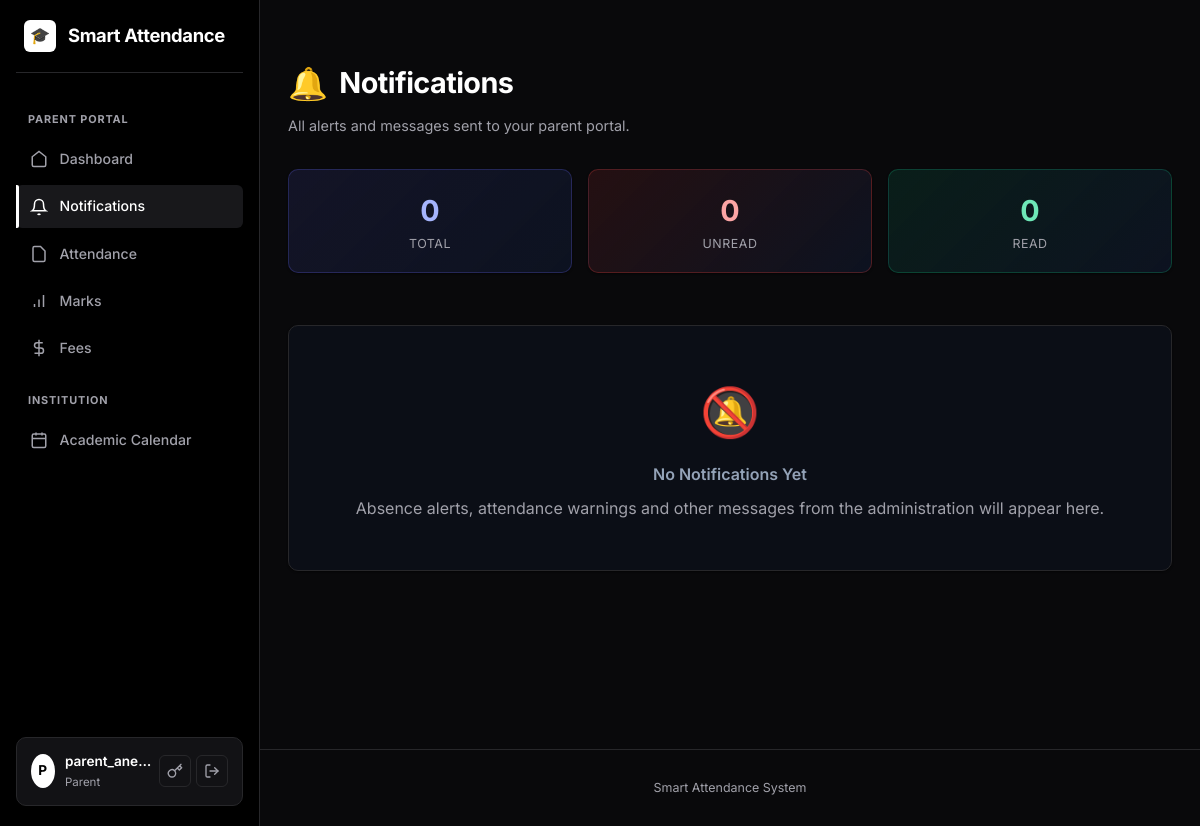
The app's page /parent/notifications (signed in), older data.
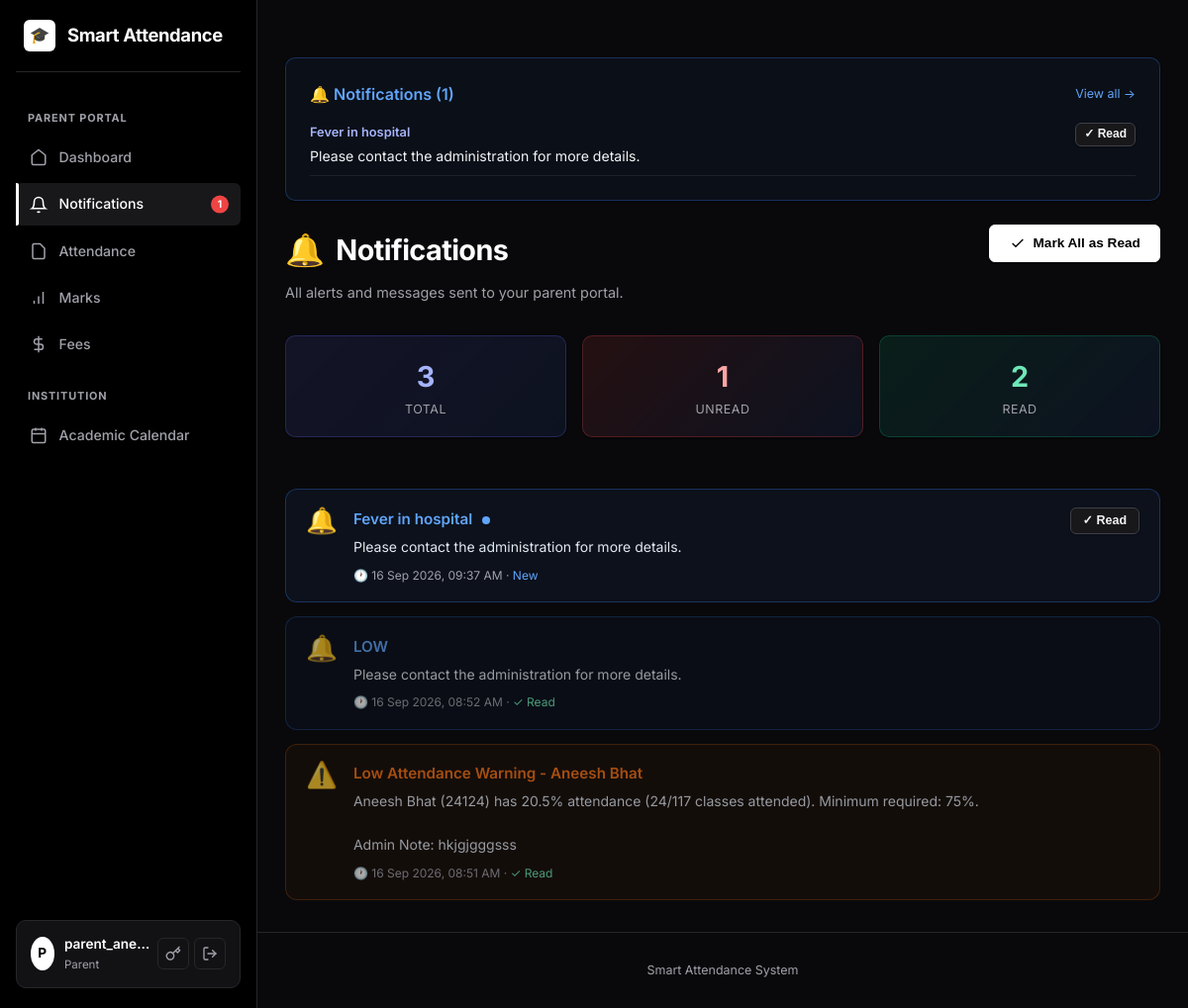
The same page, newer data.
### models.py (models this page shows, shortened)
class User(UserMixin, db.Model):
    __tablename__ = "users"
    id = db.Column(db.Integer, primary_key=True)
    username = db.Column(db.String(80), unique=True, nullable=False, index=True)
    email = db.Column(db.String(120), unique=True, nullable=False)
    password_hash = db.Column(db.String(255), nullable=False)
    role = db.Column(db.String(20), nullable=False, default=ROLE_STUDENT)
    department = db.Column(db.String(80), default="")
    created_at = db.Column(db.DateTime, default=datetime.utcnow)
    student_id = db.Column(db.Integer, db.ForeignKey("students.id"), nullable=True)
    student = db.relationship("Student", backref=db.backref("user", uselist=False))
    face_samples = db.relationship(
        "FaceSample", backref="user", cascade="all, delete-orphan"
    )

class Notification(db.Model):
    __tablename__ = "notifications"
    id = db.Column(db.Integer, primary_key=True)
    user_id = db.Column(db.Integer, db.ForeignKey("users.id"), nullable=False)
    user = db.relationship("User", foreign_keys=[user_id], backref=db.backref("notifications", cascade="all, delete-orphan"))
    title = db.Column(db.String(120), nullable=True)          # short heading (parent alerts etc.)
    message = db.Column(db.String(512), nullable=False)
    category = db.Column(db.String(30), nullable=True)        # 'attendance','absence','fees','marks','general'
    is_read = db.Column(db.Boolean, default=False)
    created_at = db.Column(db.DateTime, default=datetime.utcnow)
    action_url = db.Column(db.String(255), nullable=True)
    claim_id = db.Column(db.Integer, db.ForeignKey("timetable_claims.id", ondelete="CASCADE"), nullable=True)
    claim = db.relationship("TimetableClaim", backref=db.backref("notifications", cascade="all, delete-orphan"))

### blueprints/parents.py (the view)
@parents_bp.route("/notifications")
@login_required
@parent_required
def notifications():
    from models import Notification
    all_notifs = (
        Notification.query
        .filter_by(user_id=current_user.id)
        .order_by(Notification.created_at.desc())
        .all()
    )
    return render_template("parents/notifications.html", notifications=all_notifs)

### blueprints/parents.py (called while the page is built)
def parent_required(f):
    from functools import wraps
    @wraps(f)
    def decorated_function(*args, **kwargs):
        if not current_user.is_authenticated or current_user.role != ROLE_PARENT:
            flash("Access denied.", "danger")
            return redirect(url_for("dashboard.index"))
        if not current_user.student_id:
            flash("No student linked to this parent account.", "danger")
            return redirect(url_for("dashboard.index"))
        return f(*args, **kwargs)
    return decorated_function

### templates/parents/notifications.html (shortened to what this page needs)
﻿{% extends "base.html" %}
{% block content %}
<div style="display:flex; justify-content:space-between; align-items:flex-start; margin-bottom:2rem; flex-wrap:wrap; gap:1rem;">
  <div>
    <h1 style="display:flex; align-items:center; gap:0.75rem; margin:0;">
      <span style="font-size:2rem;">🔔</span> Notifications
    </h1>
    <p style="color:var(--text-muted); margin:0.35rem 0 0 0; font-size:0.9rem;">
      All alerts and messages sent to your parent portal.
    </p>
  </div>
  {% set unread = notifications | selectattr('is_read','eq',false) | list %}
  {% if unread %}
  <form method="post" action="{{ url_for('parents.mark_all_read') }}" style="margin:0;">
    <button class="btn" style="background:linear-gradient(135deg,#4338ca,#6366f1); color:#fff; display:flex; align-items:center; gap:0.5rem;">
      <svg viewBox="0 0 24 24" width="16" height="16" fill="none" stroke="currentColor" stroke-width="2"><polyline points="20 6 9 17 4 12"></polyline></svg>
      Mark All as Read
    </button>
  </form>
  {% endif %}
</div>
<div style="display:grid; grid-template-columns:repeat(auto-fit,minmax(160px,1fr)); gap:1rem; margin-bottom:2rem;">
  <div class="card" style="padding:1.1rem; text-align:center; background:linear-gradient(135deg,rgba(99,102,241,0.12),rgba(15,23,42,0.7)); border:1px solid rgba(99,102,241,0.25);">
    <div style="font-size:1.8rem; font-weight:700; color:#a5b4fc;">{{ notifications|length }}</div>
    <div style="font-size:0.78rem; color:var(--text-muted); text-transform:uppercase; letter-spacing:.04em;">Total</div>
  </div>
  <div class="card" style="padding:1.1rem; text-align:center; background:linear-gradient(135deg,rgba(239,68,68,0.12),rgba(15,23,42,0.7)); border:1px solid rgba(239,68,68,0.25);">
    <div style="font-size:1.8rem; font-weight:700; color:#fca5a5;">{{ unread|length }}</div>
    <div style="font-size:0.78rem; color:var(--text-muted); text-transform:uppercase; letter-spacing:.04em;">Unread</div>
  </div>
  <div class="card" style="padding:1.1rem; text-align:center; background:linear-gradient(135deg,rgba(16,185,129,0.12),rgba(15,23,42,0.7)); border:1px solid rgba(16,185,129,0.25);">
    <div style="font-size:1.8rem; font-weight:700; color:#6ee7b7;">{{ notifications|selectattr('is_read','eq',true)|list|length }}</div>
    <div style="font-size:0.78rem; color:var(--text-muted); text-transform:uppercase; letter-spacing:.04em;">Read</div>
  </div>
</div>
{% if notifications %}
  <div style="display:flex; flex-direction:column; gap:0.85rem;">
    {% for n in notifications %}
    {% set cat = n.category or 'general' %}
    {% if cat == 'absence' %}
      {% set accent = '#ef4444' %}
      {% set bg = 'rgba(239,68,68,0.07)' %}
      {% set border = 'rgba(239,68,68,0.3)' %}
      {% set icon = '🚨' %}
    {% elif cat == 'attendance' %}
      {% set accent = '#f97316' %}
      {% set bg = 'rgba(249,115,22,0.07)' %}
      {% set border = 'rgba(249,115,22,0.3)' %}
      {% set icon = '⚠️' %}
    {% elif cat == 'fees' %}
      {% set accent = '#10b981' %}
      {% set bg = 'rgba(16,185,129,0.07)' %}
      {% set border = 'rgba(16,185,129,0.3)' %}
      {% set icon = '💰' %}
    {% elif cat == 'marks' %}
      {% set accent = '#6366f1' %}
      {% set bg = 'rgba(99,102,241,0.07)' %}
      {% set border = 'rgba(99,102,241,0.3)' %}
      {% set icon = '📊' %}
    {% else %}
      {% set accent = '#60a5fa' %}
      {% set bg = 'rgba(59,130,246,0.07)' %}
      {% set border = 'rgba(59,130,246,0.3)' %}
      {% set icon = '🔔' %}
    {% endif %}
    <div style="background:{{ bg }}; border:1px solid {{ border }}; border-radius:12px; padding:1.1rem 1.25rem;
                display:flex; align-items:flex-start; gap:1rem; opacity:{% if n.is_read %}0.65{% else %}1{% endif %};
                transition:opacity .2s;">
      <div style="font-size:1.6rem; flex-shrink:0; line-height:1;">{{ icon }}</div>
      <div style="flex:1; min-width:0;">
        {% if n.title %}
        <div style="font-weight:600; color:{{ accent }}; font-size:0.95rem; margin-bottom:0.3rem;">
          {{ n.title }}
          {% if not n.is_read %}
          <span style="display:inline-block; width:8px; height:8px; background:{{ accent }};
                       border-radius:50%; margin-left:6px; vertical-align:middle;"></span>
          {% endif %}
        </div>
        {% endif %}
        <div style="font-size:0.875rem; color:#e2e8f0; white-space:pre-line; line-height:1.55;">{{ n.message }}</div>
        <div style="font-size:0.75rem; color:var(--text-muted); margin-top:0.5rem;">
          🕐 {{ n.created_at.strftime('%d %b %Y, %I:%M %p') }}
          {% if n.is_read %}
          · <span style="color:#6ee7b7;">✓ Read</span>
          {% else %}
          · <span style="color:{{ accent }};">New</span>
          {% endif %}
        </div>
      </div>
      {% if not n.is_read %}
      <form method="post" action="{{ url_for('parents.mark_notification_read', notif_id=n.id) }}" style="margin:0; flex-shrink:0;">
        <button class="btn btn-secondary" style="padding:0.3rem 0.75rem; font-size:0.78rem; white-space:nowrap;"
                title="Mark as read">✓ Read</button>
      </form>
      {% endif %}
    </div>
    {% endfor %}
  </div>
{% else %}
  <div class="card" style="text-align:center; padding:3rem; background:rgba(15,23,42,0.4);">
    <div style="font-size:3rem; margin-bottom:0.75rem;">🔕</div>
    <h3 style="margin:0 0 0.5rem 0; color:#94a3b8;">No Notifications Yet</h3>
    <p style="color:var(--text-muted); margin:0;">Absence alerts, attendance warnings and other messages from the administration will appear here.</p>
  </div>
{% endif %}
{% endblock %}

### templates/base.html (shortened to what this page needs)
<!DOCTYPE html>
<html lang="en">
<head>
  <link rel="stylesheet" href="{{ url_for('static', filename='style.css') }}">
</head>
<body>
  <div class="app-layout{% if not current_user.is_authenticated %} auth-layout{% endif %}">
    {% if current_user.is_authenticated %}
    <aside class="sidebar" id="sidebar">
      <div class="sidebar-brand">
        <a href="{{ url_for('dashboard.index') }}">
          <div class="brand-icon">🎓</div>
          <span class="brand-name">Smart Attendance</span>
        </a>
      </div>
      <nav class="sidebar-nav">
        {% if current_user.role == 'parent' %}
          <div class="nav-section-label">Parent Portal</div>
          <a href="{{ url_for('parents.dashboard') }}" class="nav-item">
            <svg viewBox="0 0 24 24" width="18" height="18" fill="none" stroke="currentColor" stroke-width="2"><path d="M3 9l9-7 9 7v11a2 2 0 0 1-2 2H5a2 2 0 0 1-2-2z"></path></svg>
            <span>Dashboard</span>
          </a>
          <a href="{{ url_for('parents.notifications') }}" class="nav-item{% if request.endpoint == 'parents.notifications' %} active{% endif %}" style="position:relative;">
            <svg viewBox="0 0 24 24" width="18" height="18" fill="none" stroke="currentColor" stroke-width="2"><path d="M18 8A6 6 0 0 0 6 8c0 7-3 9-3 9h18s-3-2-3-9"></path><path d="M13.73 21a2 2 0 0 1-3.46 0"></path></svg>
            <span>Notifications</span>
            {% if unread_notifications_count > 0 %}
            <span style="position:absolute; right:0.75rem; top:50%; transform:translateY(-50%);
                         background:#ef4444; color:#fff; border-radius:999px;
                         font-size:0.65rem; font-weight:700; padding:0.1rem 0.4rem;
                         min-width:18px; text-align:center; line-height:1.5;">{{ unread_notifications_count }}</span>
            {% endif %}
          </a>
          <a href="{{ url_for('parents.attendance') }}" class="nav-item">
            <svg viewBox="0 0 24 24" width="18" height="18" fill="none" stroke="currentColor" stroke-width="2"><path d="M14 2H6a2 2 0 0 0-2 2v16a2 2 0 0 0 2 2h12a2 2 0 0 0 2-2V8z"></path></svg>
            <span>Attendance</span>
          </a>
          <a href="{{ url_for('parents.marks') }}" class="nav-item">
            <svg viewBox="0 0 24 24" width="18" height="18" fill="none" stroke="currentColor" stroke-width="2"><path d="M12 20V10M18 20V4M6 20v-4"></path></svg>
            <span>Marks</span>
          </a>
          <a href="{{ url_for('parents.fees') }}" class="nav-item">
            <svg viewBox="0 0 24 24" width="18" height="18" fill="none" stroke="currentColor" stroke-width="2"><line x1="12" y1="1" x2="12" y2="23"></line><path d="M17 5H9.5a3.5 3.5 0 0 0 0 7h5a3.5 3.5 0 0 1 0 7H6"></path></svg>
            <span>Fees</span>
          </a>
        {% endif %}
        <div class="nav-section-label">Institution</div>
        <a href="{{ url_for('calendar.index') }}" class="nav-item">
          <svg viewBox="0 0 24 24" width="18" height="18" fill="none" stroke="currentColor" stroke-width="2"><rect x="3" y="4" width="18" height="18" rx="2" ry="2"></rect><line x1="16" y1="2" x2="16" y2="6"></line><line x1="8" y1="2" x2="8" y2="6"></line><line x1="3" y1="10" x2="21" y2="10"></line></svg>
          <span>Academic Calendar</span>
        </a>
      </nav>
      <div class="sidebar-user">
        <div class="user-profile">
          <div class="user-avatar">{{ current_user.username[0]|upper }}</div>
          <div class="user-info">
            <span class="username">{{ current_user.username }}</span>
            <span class="user-role">{{ current_user.role }}</span>
          </div>
        </div>
        <div class="user-actions">
          <a href="{{ url_for('auth.change_password') }}" title="Change Password" class="user-action-btn">
            <svg viewBox="0 0 24 24" width="16" height="16" fill="none" stroke="currentColor" stroke-width="2" stroke-linecap="round" stroke-linejoin="round"><path d="M21 2l-2 2m-7.61 7.61a5.5 5.5 0 1 1-7.778 7.778 5.5 5.5 0 0 1 7.777-7.777zm0 0L15.5 7.5m0 0l3 3L22 7l-3-3m-3.5 3.5L19 4"></path></svg>
          </a>
          <a href="{{ url_for('auth.logout') }}" title="Logout" class="user-action-btn logout-btn">
            <svg viewBox="0 0 24 24" width="16" height="16" fill="none" stroke="currentColor" stroke-width="2" stroke-linecap="round" stroke-linejoin="round"><path d="M9 21H5a2 2 0 0 1-2-2V5a2 2 0 0 1 2-2h4"></path><polyline points="16 17 21 12 16 7"></polyline><line x1="21" y1="12" x2="9" y2="12"></line></svg>
          </a>
        </div>
      </div>
    </aside>
    {% endif %}
    <div class="main-wrapper">
      <main class="container page-transition">
        {% if current_user.is_authenticated and user_notifications %}
        <div class="card" style="margin-bottom: 1.5rem; background-color: rgba(59, 130, 246, 0.05); border: 1px solid rgba(59, 130, 246, 0.3);">
          <div style="display:flex; justify-content:space-between; align-items:center; margin-bottom:0.5rem;">
            <h3 style="margin:0; color: #60a5fa; font-size:1rem; display:flex; align-items:center; gap:6px;">
              🔔 Notifications ({{ unread_notifications_count }})
            </h3>
            {% if current_user.role == 'parent' %}
            <a href="{{ url_for('parents.notifications') }}" style="font-size:0.78rem; color:#60a5fa;">View all →</a>
            {% endif %}
          </div>
          <ul style="list-style: none; padding-left: 0; margin-bottom: 0;">
            {% for notif in user_notifications[:5] %}
              <li style="margin-top: 0.5rem; padding-bottom: 0.5rem; border-bottom: 1px solid rgba(255, 255, 255, 0.08); display:flex; justify-content:space-between; align-items:flex-start; flex-wrap:wrap; gap:0.5rem;">
                <div style="flex:1; min-width:0;">
                  {% if notif.title %}
                  <div style="font-size:0.8rem; font-weight:600; color:#a5b4fc; margin-bottom:2px;">{{ notif.title }}</div>
                  {% endif %}
                  <span style="font-size: 0.88rem; color: #f1f5f9;">{{ notif.message[:120] }}{% if notif.message|length > 120 %}…{% endif %}</span>
                </div>
                <div style="display: flex; gap: 0.5rem; flex-shrink:0;">
                  {% if notif.claim_id and notif.claim and notif.claim.status == 'pending' and current_user.id != notif.claim.claimed_by_id %}
                    <a href="{{ url_for('dashboard.handle_notification', notif_id=notif.id, action='accept') }}" class="btn btn-sm" style="background-color: #10b981; border:none; padding: 0.2rem 0.5rem; font-size: 0.75rem;">Accept</a>
                    <a href="{{ url_for('dashboard.handle_notification', notif_id=notif.id, action='report') }}" class="btn btn-sm btn-secondary" style="padding: 0.2rem 0.5rem; font-size: 0.75rem;">Report</a>
                    <a href="{{ url_for('dashboard.handle_notification', notif_id=notif.id, action='reject') }}" class="btn btn-sm btn-secondary" style="padding: 0.2rem 0.5rem; font-size: 0.75rem; background-color: rgba(239, 68, 68, 0.1); color: #ef4444;">Reject</a>
                  {% elif current_user.role == 'parent' %}
                    <form method="post" action="{{ url_for('parents.mark_notification_read', notif_id=notif.id) }}" style="margin:0;">
                      <button class="btn btn-sm btn-secondary" style="padding: 0.2rem 0.5rem; font-size: 0.75rem;">✓ Read</button>
                    </form>
                  {% else %}
                    <a href="{{ url_for('dashboard.handle_notification', notif_id=notif.id, action='read') }}" class="btn btn-sm btn-secondary" style="padding: 0.2rem 0.5rem; font-size: 0.75rem;">Mark Read</a>
                  {% endif %}
                </div>
              </li>
            {% endfor %}
          </ul>
        </div>
        {% endif %}
        {% block content %}{% endblock %}
      </main>
      <footer class="footer">Smart Attendance System</footer>
    </div>
  </div>
</body>
</html>

Row changes from the older to the newer data that the page shows:
added Notification: title "Fever in hospital", message "Please contact the administration for more details.", icon "🔔", created_at "16 Sep 2026, 09:37 AM"
added Notification: icon "🔔", title "LOW", message "Please contact the administration for more details.", created_at "16 Sep 2026, 08:52 AM", is_read "✓ Read", shown under "🔔Notifications"
added Notification: icon "⚠️", title "Low Attendance Warning - Aneesh Bhat", message "Aneesh Bhat (24124) has 20.5% attendance (24/117 classes attended). Minimum required: 75%. Admin Note: hkjgjgggsss", created_at "16 Sep 2026, 08:51 AM", is_read "✓ Read", shown under "🔔Notifications"
Text that changed along with them:
{{ unread_notifications_count }}: (not shown) → "1"
{{ notifications|length }}: "0" → "3"
{{ unread|length }}: "0" → "1"
{{ notifications|selectattr('is_read','eq',true)|list|length }}: "0" → "2"
text no longer shown: "🔕 No Notifications Yet Absence alerts, attendance warnings and other messages from the administration will appear here."
text now shown: "🔔 Notifications ( ) View all → Mark All as Read"
